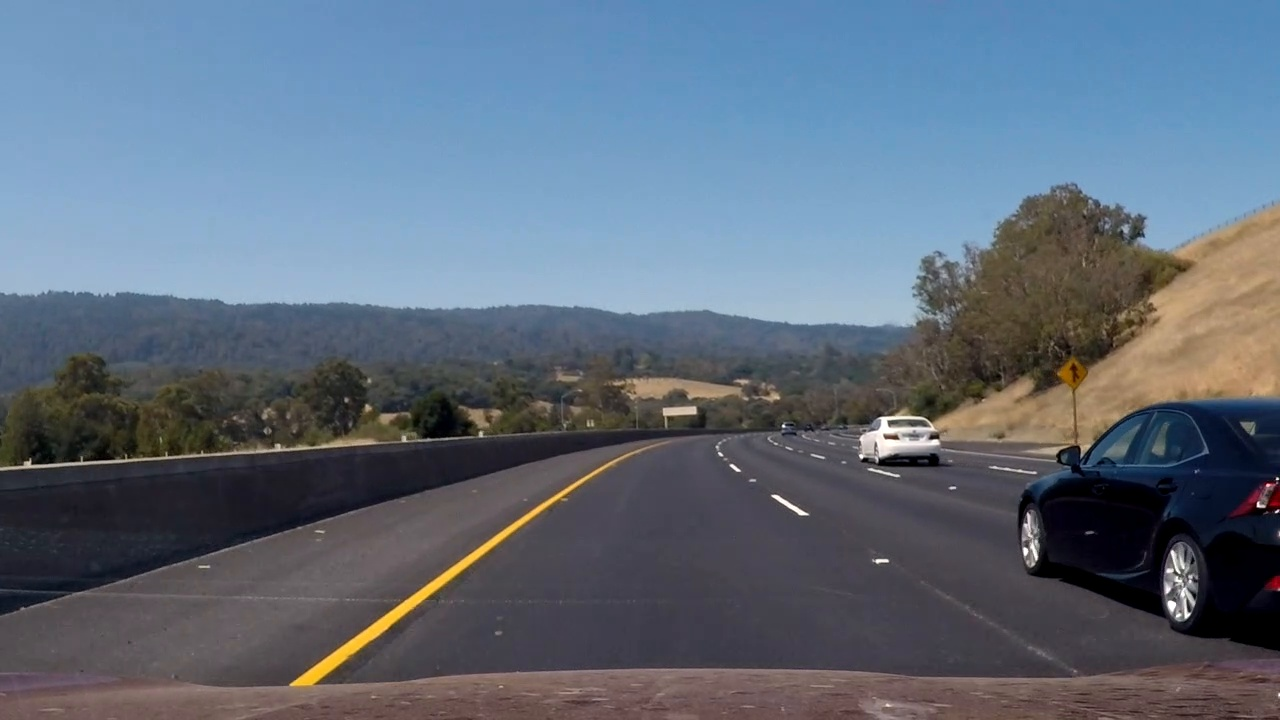
#> input picture video_images/img_716.jpg, 1280 x 720 px; the run also reads 1 picture not shown here
$ jupyter execute --allow-errors SDCND-P5_Vehicle-Detection_YOLO.ipynb   (shell and % lines are left out)
#> lines starting #> are read from the running program, lines starting #| are printed output that depends on the picture
[cell 1]
import cv2
from darkflow.net.build import TFNet
import matplotlib.pyplot as plt
import matplotlib.image as mpimg
import numpy as np
import glob
import pickle

# %config InlineBackend.figure_format = 'svg'

## YOLO definition

[cell 2]
# define the model options and run
options = {
    'model': './YOLO/cfg/yolo-voc.cfg',
    'load': './YOLO/weights/yolo-voc.weights',
    'threshold': 0.40,
    'gpu': 0.7,
}

#> (the rest of this cell did not finish here and is left out)

## CLASS definition

[cell 3]
class car_boxes():
    def __init__(self, history_depth=9, threshold=3, rtol = 0.15, max_no_boxes = 5):
        self.history_depth = history_depth
        self.threshold = threshold
        self.rtol = rtol
        self.max_no_boxes = max_no_boxes
        self.history = np.array([])
        self.current_box = np.zeros((2,2))
        self.possible_car_box = np.empty((history_depth, 2, 2))
        self.moving_avg_result = []

    # [60 lines left out: functions add_frame_result, __update_history, __valid_frame_result, not called in this run]

## Detection pipeline

[cell 4]
car_boxes_avg = car_boxes(15,3)

def process_frame_yolo(img, show_only_cropped = 0, cut_top = 250, cut_buttom = 680, cut_left = 600, cut_right = 1280, debug =0):

    if debug:
        img2 = img.copy()
    frame = img.copy()
    frame = frame[cut_top:cut_buttom, cut_left:cut_right]

    # use YOLO to predict the frame
    result = yolonet.return_predict(frame)

    if show_only_cropped:
        img = frame
        cut_top = 0
        cut_buttom = 0
        cut_left = 0
        cut_right = 0

    moving_avg_result = car_boxes_avg.add_frame_result(result)
    tcolor = (255,50,50)

    for b, box in enumerate(moving_avg_result):

        tl = (cut_left + box[0][0], cut_top + box[0][1])
        br = (cut_left + box[1][0], cut_top + box[1][1])
        # add the box
        img = cv2.rectangle(img, (tl), (br), tcolor, 5)
        img = cv2.putText(img, 'car {}'.format(b+1), (tl[0], tl[1]-10), cv2.FONT_HERSHEY_COMPLEX, 1, tcolor, 5)


    text = '{}'.format(moving_avg_result.shape[0]) + ' cars detected'
    cv2.putText(img, text, (40,280), font, 1.5, tcolor, 2, cv2.LINE_AA)


    if debug:

        for box in result:
            label = box['label']

            if label =='car':
                tl = (cut_left + box['topleft']['x'], cut_top + box['topleft']['y'])
                br = (cut_left + box['bottomright']['x'], cut_top + box['bottomright']['y'])
                confidence = box['confidence']
                label = box['label'] + ' ' + str(round(confidence,2))

#                 add the box and label and display it
                img2 = cv2.rectangle(img2, tl, br, (215, 7, 75), 5)
                img2 = cv2.putText(img2, label, (tl[0], tl[1]-10), cv2.FONT_HERSHEY_COMPLEX, 1, (0, 255, 0), 2)

        img = np.hstack((img2,img))
    return img

[cell 5]
car_boxes_avg = car_boxes(history_depth=4, threshold=3, rtol =0.15)

# read the color image
img = mpimg.imread('./video_images/img_716.jpg')
#> img is the input picture: shape (720, 1280, 3); mean R, G, B 95.5, 108.3, 123.6

# crop to get a square image
cut_top = 300
cut_buttom = 680
cut_left = 600
cut_right = 1280

#> (the rest of this cell did not finish here and is left out)

#> in process_frame_yolo, `frame = frame[cut_top:cut_buttom, cut_left:cut_right]`:
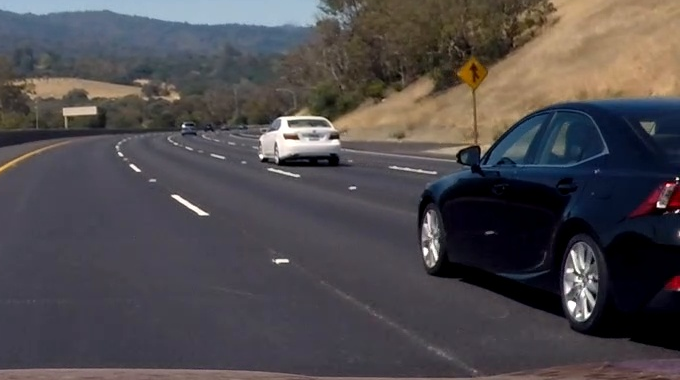
#> frame: shape (380, 680, 3); mean R, G, B 78.7, 74.7, 77.3

plt.figure(figsize=(5,5))
plt.imshow(img_processed)
plt.title('This region of interest (ROI) gets fed to YOLO')
plt.show()

## Example YOLO pipeline

[cell 6]
car_boxes_avg = car_boxes(history_depth=5, threshold=3)

images = glob.glob('./video_images2/*.jpg')

#> (the rest of this cell did not finish here and is left out)



    img_processed = cv2.rectangle(img_processed, (cut_left, cut_top), (cut_right, cut_buttom), (250, 250, 0), 2)

    font = cv2.FONT_HERSHEY_DUPLEX
    text_color = (200,255,155)
    text = 'frame counter:  ' + '{}'.format(i+1)
    cv2.putText(img_processed, text, (40,40), font, 1.5, text_color, 2, cv2.LINE_AA)

    plt.figure(figsize=(13,5))
    plt.imshow(img_processed)
    plt.axis('off')
    plt.subplots_adjust(top=0.95,bottom=0.05,left=0.0,right=1.0,hspace=0.05,wspace=0.15)
    plt.title('Complete, reconstructed image (yellow is ROI)')
    plt.savefig('./output_images/yolo' + str(i+1) + '.png')
    plt.show()

[cell 7]
# Import everything needed to edit/save/watch video clips
from moviepy.editor import VideoFileClip
from IPython.display import HTML

car_boxes_avg = car_boxes(history_depth=5, threshold=3)
